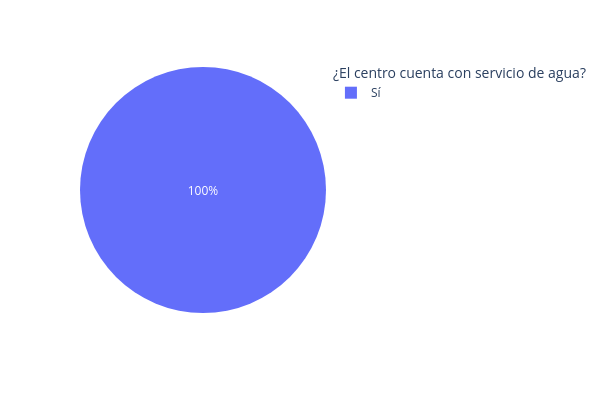

The code cell stored with this chart in its notebook:
### Code cell
fig = px.pie(servicios_df, names = servicios_df["agua"].value_counts().index, values = servicios_df["agua"].value_counts())

fig.update_layout(
    {
        "height" : 400,
        "width" : 600,
        "legend_title_text" : "¿El centro cuenta con servicio de agua?"
    }
)

### Figure 1 — Plotly figure (JSON) as saved in the notebook; plotly's stock layout.template omitted (floating-point values rounded to 4 significant figures)
{"data": [{"domain": {"x": [0, 1], "y": [0, 1]}, "hovertemplate": "label=%{label}<br>value=%{value}<extra></extra>", "labels": ["Sí"], "legendgroup": "", "name": "", "showlegend": true, "type": "pie", "values": [12]}], "layout": {"height": 400, "legend": {"title": {"text": "¿El centro cuenta con servicio de agua?"}, "tracegroupgap": 0}, "margin": {"t": 60}, "width": 600}}
